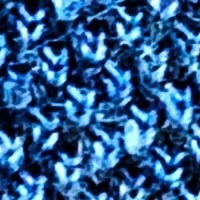
#> input picture artifacts/data_ingestion/fabric_data/denim/row-1-column-11 (5).jpg, 200 x 200 px
$ python -i feature_extraction.py   (imports and definitions only)   (older library calls are emulated)
#> lines starting #> are read from the running program, lines starting #| are printed output that depends on the picture
### deployment/custom_logging.py
import logging
import sys
import os
from datetime import datetime

if not os.path.exists("deployment/logs"):
    os.makedirs("deployment/logs")

def setup_info_logger():
    """
    Sets up a logger that writes only INFO level logs to a dynamically named log file based on the current date and time.
    """
    # Define a dynamic filename with the current date and time for info logs
    log_filename = datetime.now().strftime("%Y-%m-%d_%H-%M-%S.log")

    # Create logs directory if it doesn't exist
    if not os.path.exists("deployment/logs/info_logs"):
        os.makedirs("deployment/logs/info_logs")

    # Full path for the log file
    log_filepath = os.path.join("deployment/logs/info_logs", log_filename)

    # Create a dedicated logger for info logs
    info_logger = logging.getLogger("info_logger")
    info_logger.setLevel(logging.INFO)  # Set level to INFO to capture info-level logs

    # File handler to write INFO level logs to file
    file_handler = logging.FileHandler(log_filepath)
    file_handler.setLevel(logging.INFO)


    # Formatter
    formatter_info = logging.Formatter(
        "%(asctime)s - %(levelname)s - %(filename)s:%(lineno)d - %(message)s")
    file_handler.setFormatter(formatter_info)

    # Add the handler to the logger
    info_logger.addHandler(file_handler)

    return info_logger

def setup_error_logger():
    # Define a dynamic filename with the current date and time for info logs
    log_filename = datetime.now().strftime("%Y-%m-%d_%H-%M-%S.log")

    # Create logs directory if it doesn't exist
    if not os.path.exists("deployment/logs/error_logs"):
        os.makedirs("deployment/logs/error_logs")

    # Full path for the log file
    log_filepath = os.path.join("deployment/logs/error_logs", log_filename)

    # Create the error logger
    error_logger = logging.getLogger("error_logger")

    # Set the levels
    error_logger.setLevel(logging.ERROR)

    # Handler for the error logger
    error_handler = logging.FileHandler(log_filepath)
    error_handler.setLevel(logging.ERROR)

    # Formatter for error logging
    formatter_error= logging.Formatter(
        "%(asctime)s - %(levelname)s - %(filename)s:%(lineno)d - %(message)s\n"
    )
    error_handler.setFormatter(formatter_error)

    # adding the handler
    error_logger.addHandler(error_handler)

    return error_logger


info_logger = setup_info_logger()
error_logger = setup_error_logger()

# [3 lines that do not run on import are left out]

### deployment/components/feature_extraction.py
import cv2
import numpy as np
import pandas as pd
import os
import sys
from skimage.feature import local_binary_pattern
from skimage.filters import gabor
from deployment.exception import FeatureExtractionError,handle_exception
from deployment.custom_logging import info_logger, error_logger


class FeatureExtraction:
    def __init__(self):
        pass

    @staticmethod
    def extract_canny_edge_detection(image):
        """ image must be passes to the function in grayscale"""
        # Step 1: Enhance contrast (optional)
        equalized_image = cv2.equalizeHist(image)

        # Step 2: Apply Gaussian Blur to reduce noise
        blurred_image = cv2.GaussianBlur(equalized_image, (3, 3), 1)

        # Step 3: Apply Canny Edge Detection with adjusted thresholds (convert back and forth)
        edges = cv2.Canny(blurred_image, 30, 30)

        return edges

    # [74 lines left out: functions extract_gabor_filters, extract_local_binary_pattern, extract_features, not called in this run]


>>> import cv2
>>> picture = cv2.imread('../../artifacts/data_ingestion/fabric_data/denim/row-1-column-11 (5).jpg', cv2.IMREAD_GRAYSCALE)
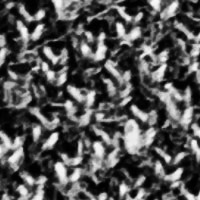
#> picture: shape (200, 200); min 0, max 251, mean 84.1
>>> result = FeatureExtraction().extract_canny_edge_detection(picture)
#> in extract_canny_edge_detection, `equalized_image = cv2.equalizeHist(image)`:
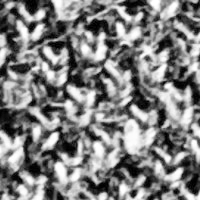
#> equalized_image: shape (200, 200); min 0, max 255, mean 127.8
#> in extract_canny_edge_detection, `edges = cv2.Canny(blurred_image, 30, 30)`:
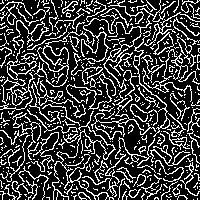
#> edges: shape (200, 200); 24.8% white in thin lines or dots

$ run again, on artifacts/data_ingestion/fabric_data/denim/row-1-column-15 (2).jpg
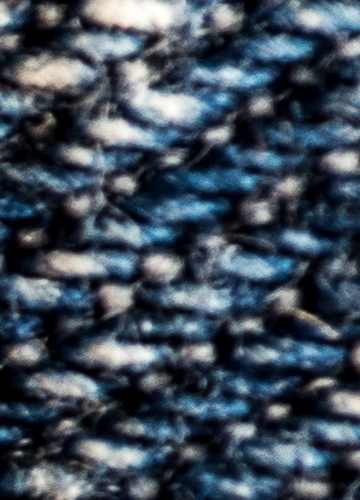
#> input picture artifacts/data_ingestion/fabric_data/denim/row-1-column-15 (2).jpg, 360 x 500 px
#> in extract_canny_edge_detection, `equalized_image = cv2.equalizeHist(image)`:
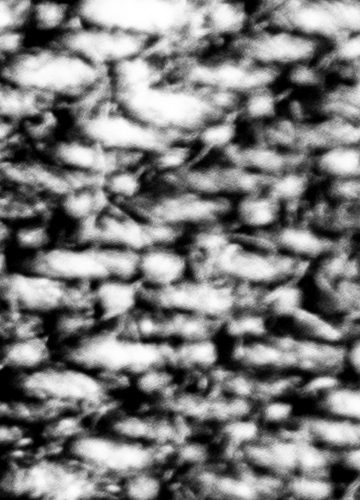
#> equalized_image: shape (500, 360); min 0, max 255, mean 124.3
#> in extract_canny_edge_detection, `edges = cv2.Canny(blurred_image, 30, 30)`:
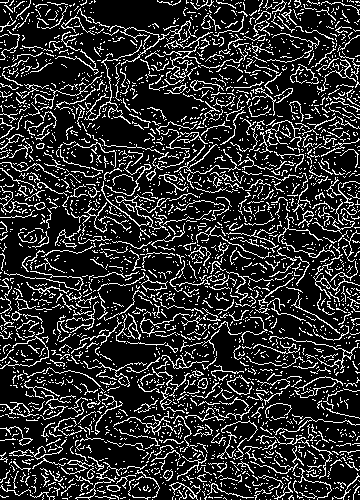
#> edges: shape (500, 360); 18.1% white in thin lines or dots

$ run again, on artifacts/data_ingestion/fabric_data/denim/row-1-column-19 (2).jpg
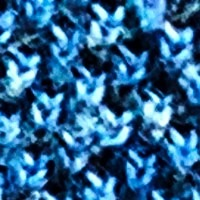
#> input picture artifacts/data_ingestion/fabric_data/denim/row-1-column-19 (2).jpg, 200 x 200 px
#> in extract_canny_edge_detection, `equalized_image = cv2.equalizeHist(image)`:
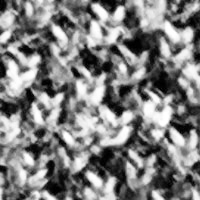
#> equalized_image: shape (200, 200); min 0, max 255, mean 127.8
#> in extract_canny_edge_detection, `edges = cv2.Canny(blurred_image, 30, 30)`:
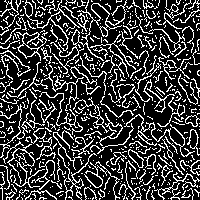
#> edges: shape (200, 200); 23.6% white in thin lines or dots
